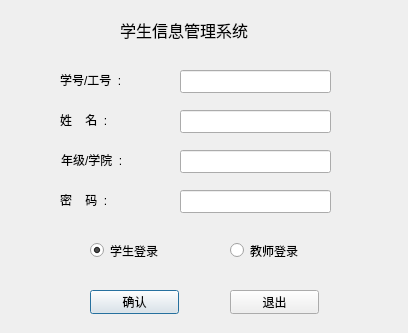
<?xml version="1.0" encoding="UTF-8"?>
<ui version="4.0">
 <class>LoginDialog</class>
 <widget class="QDialog" name="LoginDialog">
  <property name="geometry">
   <rect>
    <x>0</x>
    <y>0</y>
    <width>408</width>
    <height>333</height>
   </rect>
  </property>
  <property name="windowTitle">
   <string>Dialog</string>
  </property>
  <widget class="QPushButton" name="login">
   <property name="geometry">
    <rect>
     <x>90</x>
     <y>290</y>
     <width>89</width>
     <height>24</height>
    </rect>
   </property>
   <property name="text">
    <string>确认</string>
   </property>
  </widget>
  <widget class="QPushButton" name="exit">
   <property name="geometry">
    <rect>
     <x>230</x>
     <y>290</y>
     <width>89</width>
     <height>24</height>
    </rect>
   </property>
   <property name="text">
    <string>退出</string>
   </property>
  </widget>
  <widget class="QLineEdit" name="id">
   <property name="geometry">
    <rect>
     <x>180</x>
     <y>70</y>
     <width>151</width>
     <height>23</height>
    </rect>
   </property>
   <property name="echoMode">
    <enum>QLineEdit::Normal</enum>
   </property>
  </widget>
  <widget class="QLineEdit" name="password">
   <property name="geometry">
    <rect>
     <x>180</x>
     <y>190</y>
     <width>151</width>
     <height>23</height>
    </rect>
   </property>
   <property name="text">
    <string/>
   </property>
   <property name="maxLength">
    <number>10</number>
   </property>
   <property name="echoMode">
    <enum>QLineEdit::Password</enum>
   </property>
  </widget>
  <widget class="QLabel" name="label">
   <property name="geometry">
    <rect>
     <x>60</x>
     <y>70</y>
     <width>101</width>
     <height>20</height>
    </rect>
   </property>
   <property name="text">
    <string>学号/工号  :</string>
   </property>
  </widget>
  <widget class="QLabel" name="label_2">
   <property name="geometry">
    <rect>
     <x>60</x>
     <y>190</y>
     <width>101</width>
     <height>20</height>
    </rect>
   </property>
   <property name="text">
    <string>密    码  :</string>
   </property>
  </widget>
  <widget class="QLabel" name="titlelabel">
   <property name="geometry">
    <rect>
     <x>120</x>
     <y>20</y>
     <width>171</width>
     <height>20</height>
    </rect>
   </property>
   <property name="font">
    <font>
     <family>Bahnschrift Light</family>
     <pointsize>12</pointsize>
    </font>
   </property>
   <property name="text">
    <string>学生信息管理系统</string>
   </property>
  </widget>
  <widget class="QRadioButton" name="studentradio">
   <property name="enabled">
    <bool>true</bool>
   </property>
   <property name="geometry">
    <rect>
     <x>90</x>
     <y>240</y>
     <width>117</width>
     <height>21</height>
    </rect>
   </property>
   <property name="mouseTracking">
    <bool>true</bool>
   </property>
   <property name="acceptDrops">
    <bool>false</bool>
   </property>
   <property name="autoFillBackground">
    <bool>false</bool>
   </property>
   <property name="text">
    <string>学生登录</string>
   </property>
   <property name="checked">
    <bool>true</bool>
   </property>
  </widget>
  <widget class="QRadioButton" name="teacherradio">
   <property name="geometry">
    <rect>
     <x>230</x>
     <y>240</y>
     <width>117</width>
     <height>21</height>
    </rect>
   </property>
   <property name="text">
    <string>教师登录</string>
   </property>
  </widget>
  <widget class="QLabel" name="label_3">
   <property name="geometry">
    <rect>
     <x>60</x>
     <y>110</y>
     <width>101</width>
     <height>20</height>
    </rect>
   </property>
   <property name="text">
    <string>姓    名  :</string>
   </property>
  </widget>
  <widget class="QLineEdit" name="name">
   <property name="geometry">
    <rect>
     <x>180</x>
     <y>110</y>
     <width>151</width>
     <height>23</height>
    </rect>
   </property>
  </widget>
  <widget class="QLabel" name="label_4">
   <property name="geometry">
    <rect>
     <x>61</x>
     <y>150</y>
     <width>101</width>
     <height>20</height>
    </rect>
   </property>
   <property name="text">
    <string>年级/学院  :</string>
   </property>
  </widget>
  <widget class="QLineEdit" name="Class">
   <property name="geometry">
    <rect>
     <x>180</x>
     <y>150</y>
     <width>151</width>
     <height>23</height>
    </rect>
   </property>
  </widget>
 </widget>
 <resources/>
 <connections/>
</ui>
